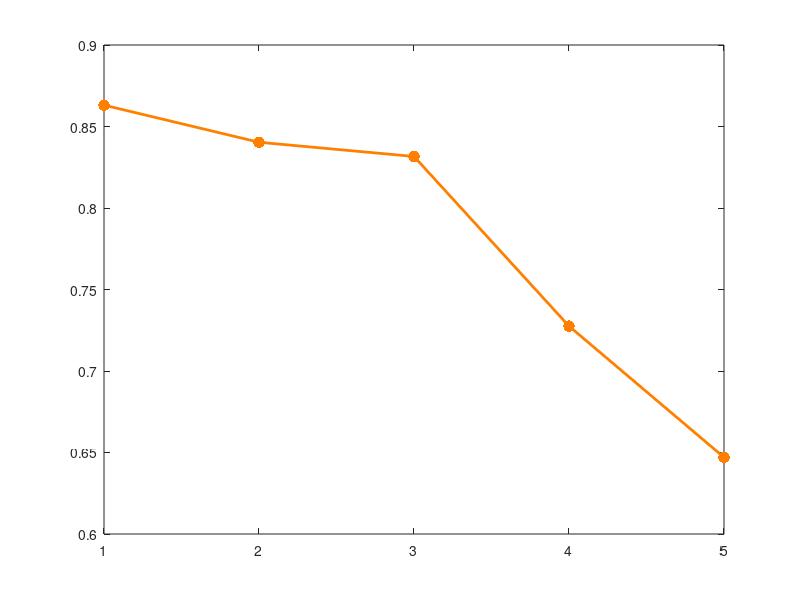

Here is the MATLAB script that generated this plot: (Note: this script raises an error after producing the figure.)
clc;
clear;
close all;
%%
load Behave_SData.mat;
%%
Aindx = SData(:, end-1);
Lindx = find(Aindx == 2);
Hindx = find(Aindx == 1);
Cohs = [1.6, 3.2, 6.4, 12.8, 25.6];
NumSub = length(unique(SData(:, end)));


TmpData_Low = SData(Lindx, :);
for i=1:size(Cohs,2)
    cBin = find(TmpData_Low(:, 2) == Cohs(i));
    tmpdata = TmpData_Low(cBin,:);
    for si=1:NumSub
        sBin = find(tmpdata(:,end) == si);
        MeanVal_L(si,i) = mean(tmpdata(sBin, 5));
    end
    SEMConfLow(i) = std(MeanVal_L(:,i))./sqrt(NumSub);
    LowConf(i) = mean(MeanVal_L(:,i));   
end


TmpData_High = SData(Hindx, :);
for i=1:size(Cohs,2)
    cBin = find(TmpData_High(:, 2) == Cohs(i));
    tmpdata = TmpData_High(cBin,:);
    for si=1:NumSub
        sBin = find(tmpdata(:,end) == si);
        MeanVal_H(si,i) = mean(tmpdata(sBin, 5));
    end
    SEMConfHigh(i) = std(MeanVal_H(:,i))./sqrt(NumSub);
    HighConf(i) = mean(MeanVal_H(:,i));   
end


P{1} = plot(1:i,LowConf,'.-','Color',[1 .5 0],'MarkerSize',25,'LineWidth',2);
hold on;
MyErrorBar(1:i,LowConf,SEMConfLow,[1 .5 0]);

hold on;
P{2} = plot(1:i,HighConf,'.-','Color',[1 0 1],'MarkerSize',25,'LineWidth',2);
hold on;
MyErrorBar(1:i,HighConf,SEMConfHigh,[1 0 1]);

hold on;
set(gca,'Box','off');
set(gcf,'Color','w');
xlabel('Stimulus Strength (%coh)')
ylabel('Confidence');
lg.FontSize = 12;
xtick = [1:5];
xticklabe={'1.6%','','6.4%','','25.6%'};
set(gca,'XTick',xtick,'XTickLabel',xticklabe,'FontSize',12);
legend boxoff;
set(gca,'TickDir','out');
set(gca,'FontSize',20);
set(gca,'linewidth',1.5);
xlim([0 5.5]);
ylim([.5 .9]);
%%
Cohs = SData(:,2);
RT = SData(:,5);
Subs = SData(:,end);
Condition = SData(:,end-1);

MyTable = table(Subs,Cohs,RT,Condition);

glme = fitglme(MyTable,...
    'RT ~ 1 + Condition + Cohs + (1|Subs)',...
    'Distribution','Normal','Link','identity','FitMethod','MPL',...
    'DummyVarCoding','effects')
[glme.Coefficients.Estimate(2:end),glme.Coefficients.SE(2:end),...
    glme.Coefficients.Lower(2:end),glme.Coefficients.Upper(2:end),...
    glme.Coefficients.tStat(2:end),glme.Coefficients.pValue(2:end)]
